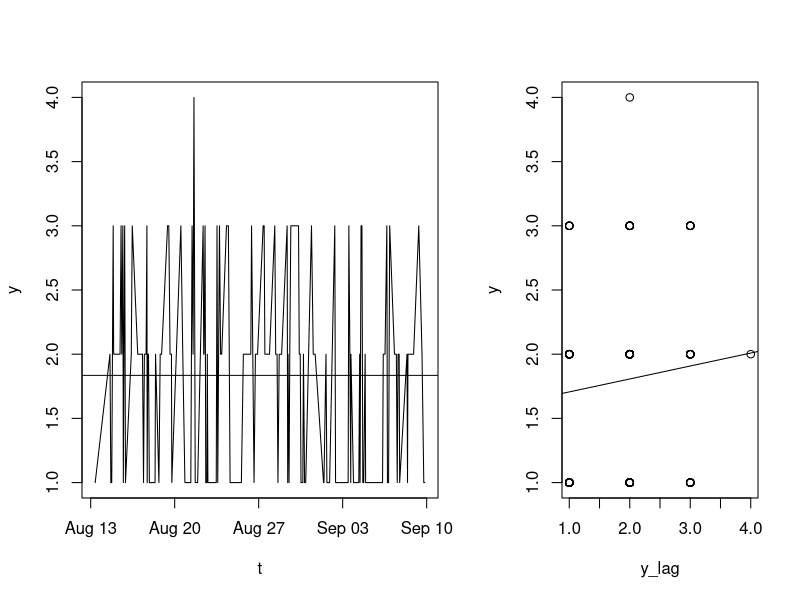
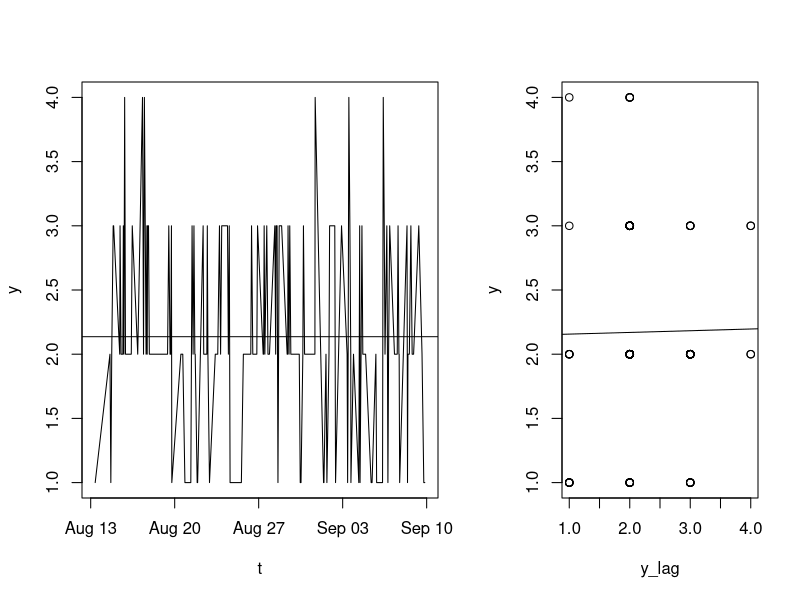

The R script that drew these images, in order:
## ---- chunk 1
dat <- read.csv("data_groot.csv")
## ---- chunk 2
dat <- subset(dat, phase == 1)
dat
## ---- chunk 3
nrow(dat)                     # number of observations
length(unique(dat$date))      # total number of days
mean(dat$beep)                # average number of beeps recorded
mean(dat$selfdoubt)           # mean of selfdoubt
mean(dat$tired)               # mean of tired
cor(dat$selfdoubt, dat$tired) # correlation between selfdoubt and tired
## ---- chunk 4
dat$selfdoubt_lag <- dat$tired_lag <- NA
for (i in 2:nrow(dat)) {
  dat$selfdoubt_lag[i] <- ifelse((dat$beep[i] - dat$beep[i - 1]) == 1, dat$selfdoubt[i - 1], NA)
  dat$tired_lag[i] <- ifelse((dat$beep[i] - dat$beep[i - 1]) == 1, dat$tired[i - 1], NA)
}
## ---- chunk 5
cor(dat$selfdoubt, dat$selfdoubt_lag, use = "complete.obs")
cor(dat$tired, dat$tired_lag, use = "complete.obs")
## ---- chunk 6
dat$datetime <- as.POSIXct(paste(dat$date, dat$time), format = "%d/%m/%y %H:%M:%S")
## ---- chunk 7
plotTimeSeries <- function(y, t) {
  plot(t, y, type = "l")
  abline(h = mean(y, na.rm = TRUE))
}

plotScatterAuto <- function(y, y_lag) {
  plot(y_lag, y)
  abline(lm(y ~ y_lag))
}
## ---- chunk 8
layout(matrix(c(1, 2), nrow = 1), widths = c(3, 2))
plotTimeSeries(dat$selfdoubt, dat$datetime)
plotScatterAuto(dat$selfdoubt, dat$selfdoubt_lag)
layout(1)
## ---- chunk 9
layout(matrix(c(1, 2), nrow = 1), widths = c(3, 2))
plotTimeSeries(dat$tired, dat$datetime)
plotScatterAuto(dat$tired, dat$tired_lag)
layout(1)
## ---- chunk 10
dat$selfdoubt_lag_c <- dat$selfdoubt_lag - mean(dat$selfdoubt, na.rm = TRUE)
mod_selfdoubt <- lm(selfdoubt ~ selfdoubt_lag_c, data = dat)
mod_selfdoubt
## ---- chunk 11
dat$tired_lag_c <- dat$tired_lag - mean(dat$tired, na.rm = TRUE)
mod_tired <- lm(tired ~ tired_lag_c, data = dat)
mod_tired
## ---- chunk 12
dat_raw <- read.csv("data_groot.csv")
dat2 <- subset(dat_raw, phase == 4 | phase == 5)
dat2
## ---- chunk 13
dat2$selfdoubt_lag <- dat2$tired_lag <- NA
for (i in 2:nrow(dat2)) {
  dat2$selfdoubt_lag[i] <- ifelse((dat2$beep[i] - dat2$beep[i - 1]) == 1, dat2$selfdoubt[i - 1], NA)
  dat2$tired_lag[i] <- ifelse((dat2$beep[i] - dat2$beep[i - 1]) == 1, dat2$tired[i - 1], NA)
}
## ---- chunk 14
dat2$selfdoubt_lag_c <- dat2$selfdoubt_lag - mean(dat2$selfdoubt, na.rm = TRUE)
mod_selfdoubt2 <- lm(selfdoubt ~ selfdoubt_lag_c, data = dat2)
mod_selfdoubt2
## ---- chunk 15
dat2$tired_lag_c <- dat2$tired_lag - mean(dat2$tired, na.rm = TRUE)
mod_tired2 <- lm(tired ~ tired_lag_c, data = dat2)
mod_tired2
